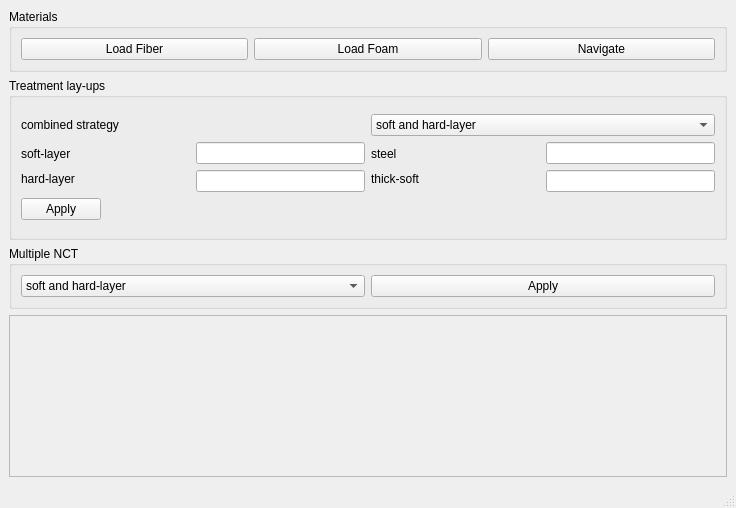
<?xml version="1.0" encoding="UTF-8"?>
<ui version="4.0">
 <class>MainWindow</class>
 <widget class="QMainWindow" name="MainWindow">
  <property name="geometry">
   <rect>
    <x>0</x>
    <y>0</y>
    <width>736</width>
    <height>508</height>
   </rect>
  </property>
  <property name="sizePolicy">
   <sizepolicy hsizetype="Preferred" vsizetype="Fixed">
    <horstretch>0</horstretch>
    <verstretch>0</verstretch>
   </sizepolicy>
  </property>
  <property name="windowTitle">
   <string>MainWindow</string>
  </property>
  <widget class="QWidget" name="centralwidget">
   <layout class="QGridLayout" name="gridLayout_5">
    <item row="0" column="0">
     <layout class="QGridLayout" name="gridLayout_4">
      <item row="0" column="0">
       <widget class="QGroupBox" name="MaterialsgroupBox">
        <property name="sizePolicy">
         <sizepolicy hsizetype="Preferred" vsizetype="Fixed">
          <horstretch>0</horstretch>
          <verstretch>0</verstretch>
         </sizepolicy>
        </property>
        <property name="title">
         <string>Materials</string>
        </property>
        <layout class="QVBoxLayout" name="verticalLayout">
         <item>
          <layout class="QHBoxLayout" name="horizontalLayout">
           <item>
            <widget class="QPushButton" name="LoadFiber_pushButton">
             <property name="text">
              <string>Load Fiber</string>
             </property>
            </widget>
           </item>
           <item>
            <widget class="QPushButton" name="LoadFoam_pushButton">
             <property name="text">
              <string>Load Foam</string>
             </property>
            </widget>
           </item>
           <item>
            <widget class="QPushButton" name="Navigate_pushButton">
             <property name="text">
              <string>Navigate</string>
             </property>
            </widget>
           </item>
          </layout>
         </item>
        </layout>
       </widget>
      </item>
      <item row="2" column="0">
       <widget class="QGroupBox" name="MultipleNCTgroupBox">
        <property name="sizePolicy">
         <sizepolicy hsizetype="Expanding" vsizetype="Fixed">
          <horstretch>0</horstretch>
          <verstretch>0</verstretch>
         </sizepolicy>
        </property>
        <property name="title">
         <string>Multiple NCT</string>
        </property>
        <layout class="QGridLayout" name="gridLayout_3">
         <item row="0" column="0">
          <layout class="QHBoxLayout" name="horizontalLayout_7">
           <item>
            <widget class="QComboBox" name="MNCTcomboBox">
             <item>
              <property name="text">
               <string>soft and hard-layer</string>
              </property>
             </item>
             <item>
              <property name="text">
               <string>soft-layer and Eva</string>
              </property>
             </item>
             <item>
              <property name="text">
               <string>steel and soft-layer and Eva</string>
              </property>
             </item>
             <item>
              <property name="text">
               <string>thick soft-layer</string>
              </property>
             </item>
             <item>
              <property name="text">
               <string>thick steel</string>
              </property>
             </item>
            </widget>
           </item>
           <item>
            <widget class="QPushButton" name="MultipleNCTApply_pushButton">
             <property name="text">
              <string>Apply</string>
             </property>
            </widget>
           </item>
          </layout>
         </item>
        </layout>
       </widget>
      </item>
      <item row="1" column="0">
       <widget class="QGroupBox" name="TLayUpsgroupBox">
        <property name="title">
         <string>Treatment lay-ups</string>
        </property>
        <layout class="QVBoxLayout" name="verticalLayout_7">
         <item>
          <layout class="QVBoxLayout" name="verticalLayout_6">
           <item>
            <layout class="QHBoxLayout" name="horizontalLayout_2">
             <item>
              <widget class="QLabel" name="Combination_label">
               <property name="sizePolicy">
                <sizepolicy hsizetype="Preferred" vsizetype="Fixed">
                 <horstretch>0</horstretch>
                 <verstretch>0</verstretch>
                </sizepolicy>
               </property>
               <property name="text">
                <string>combined strategy</string>
               </property>
              </widget>
             </item>
             <item>
              <widget class="QComboBox" name="Combination_comboBox">
               <property name="sizePolicy">
                <sizepolicy hsizetype="Preferred" vsizetype="Fixed">
                 <horstretch>0</horstretch>
                 <verstretch>0</verstretch>
                </sizepolicy>
               </property>
               <item>
                <property name="text">
                 <string>soft and hard-layer</string>
                </property>
               </item>
               <item>
                <property name="text">
                 <string>soft-layer and Eva</string>
                </property>
               </item>
               <item>
                <property name="text">
                 <string>steel and soft-layer and Eva</string>
                </property>
               </item>
               <item>
                <property name="text">
                 <string>thick soft-layer</string>
                </property>
               </item>
               <item>
                <property name="text">
                 <string>thick steel</string>
                </property>
               </item>
              </widget>
             </item>
            </layout>
           </item>
           <item>
            <layout class="QHBoxLayout" name="horizontalLayout_3">
             <item>
              <layout class="QVBoxLayout" name="verticalLayout_4">
               <item>
                <widget class="QLabel" name="SoftThickness_label">
                 <property name="sizePolicy">
                  <sizepolicy hsizetype="Preferred" vsizetype="Fixed">
                   <horstretch>0</horstretch>
                   <verstretch>0</verstretch>
                  </sizepolicy>
                 </property>
                 <property name="text">
                  <string>soft-layer</string>
                 </property>
                </widget>
               </item>
               <item>
                <widget class="QLabel" name="HardThickness_label">
                 <property name="sizePolicy">
                  <sizepolicy hsizetype="Preferred" vsizetype="Fixed">
                   <horstretch>0</horstretch>
                   <verstretch>0</verstretch>
                  </sizepolicy>
                 </property>
                 <property name="text">
                  <string>hard-layer</string>
                 </property>
                </widget>
               </item>
              </layout>
             </item>
             <item>
              <layout class="QVBoxLayout" name="verticalLayout_2">
               <item>
                <widget class="QLineEdit" name="SoftThickness_lineEdit">
                 <property name="sizePolicy">
                  <sizepolicy hsizetype="Preferred" vsizetype="Fixed">
                   <horstretch>0</horstretch>
                   <verstretch>0</verstretch>
                  </sizepolicy>
                 </property>
                </widget>
               </item>
               <item>
                <widget class="QLineEdit" name="HardThickness_lineEdit">
                 <property name="sizePolicy">
                  <sizepolicy hsizetype="Preferred" vsizetype="Fixed">
                   <horstretch>0</horstretch>
                   <verstretch>0</verstretch>
                  </sizepolicy>
                 </property>
                </widget>
               </item>
              </layout>
             </item>
             <item>
              <layout class="QVBoxLayout" name="verticalLayout_5">
               <item>
                <widget class="QLabel" name="SteelThickness_label">
                 <property name="sizePolicy">
                  <sizepolicy hsizetype="Preferred" vsizetype="Fixed">
                   <horstretch>0</horstretch>
                   <verstretch>0</verstretch>
                  </sizepolicy>
                 </property>
                 <property name="text">
                  <string>steel</string>
                 </property>
                </widget>
               </item>
               <item>
                <widget class="QLabel" name="TSoftThickness_label">
                 <property name="sizePolicy">
                  <sizepolicy hsizetype="Preferred" vsizetype="Fixed">
                   <horstretch>0</horstretch>
                   <verstretch>0</verstretch>
                  </sizepolicy>
                 </property>
                 <property name="text">
                  <string>thick-soft</string>
                 </property>
                </widget>
               </item>
              </layout>
             </item>
             <item>
              <layout class="QVBoxLayout" name="verticalLayout_3">
               <item>
                <widget class="QLineEdit" name="SteelThickness_lineEdit">
                 <property name="sizePolicy">
                  <sizepolicy hsizetype="Preferred" vsizetype="Fixed">
                   <horstretch>0</horstretch>
                   <verstretch>0</verstretch>
                  </sizepolicy>
                 </property>
                </widget>
               </item>
               <item>
                <widget class="QLineEdit" name="TSoftThickness_lineEdit">
                 <property name="sizePolicy">
                  <sizepolicy hsizetype="Preferred" vsizetype="Fixed">
                   <horstretch>0</horstretch>
                   <verstretch>0</verstretch>
                  </sizepolicy>
                 </property>
                </widget>
               </item>
              </layout>
             </item>
            </layout>
           </item>
           <item>
            <widget class="QPushButton" name="TLayUpsApply_pushButton">
             <property name="sizePolicy">
              <sizepolicy hsizetype="Fixed" vsizetype="Fixed">
               <horstretch>0</horstretch>
               <verstretch>0</verstretch>
              </sizepolicy>
             </property>
             <property name="layoutDirection">
              <enum>Qt::LeftToRight</enum>
             </property>
             <property name="text">
              <string>Apply</string>
             </property>
             <property name="autoExclusive">
              <bool>false</bool>
             </property>
            </widget>
           </item>
          </layout>
         </item>
        </layout>
       </widget>
      </item>
      <item row="3" column="0">
       <widget class="QFrame" name="Optimizationframe">
        <property name="frameShape">
         <enum>QFrame::StyledPanel</enum>
        </property>
        <property name="frameShadow">
         <enum>QFrame::Raised</enum>
        </property>
       </widget>
      </item>
     </layout>
    </item>
   </layout>
  </widget>
  <widget class="QMenuBar" name="menubar">
   <property name="geometry">
    <rect>
     <x>0</x>
     <y>0</y>
     <width>736</width>
     <height>26</height>
    </rect>
   </property>
  </widget>
  <widget class="QStatusBar" name="statusbar"/>
 </widget>
 <resources/>
 <connections/>
</ui>
